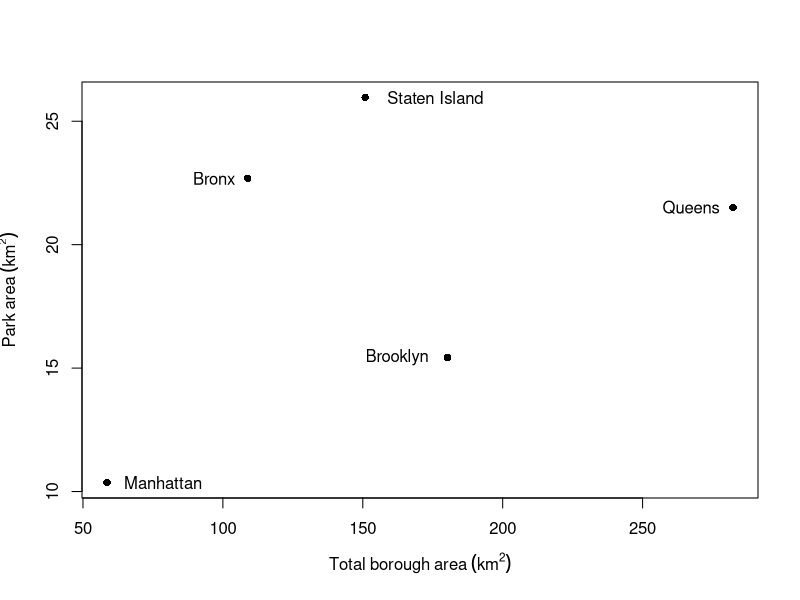
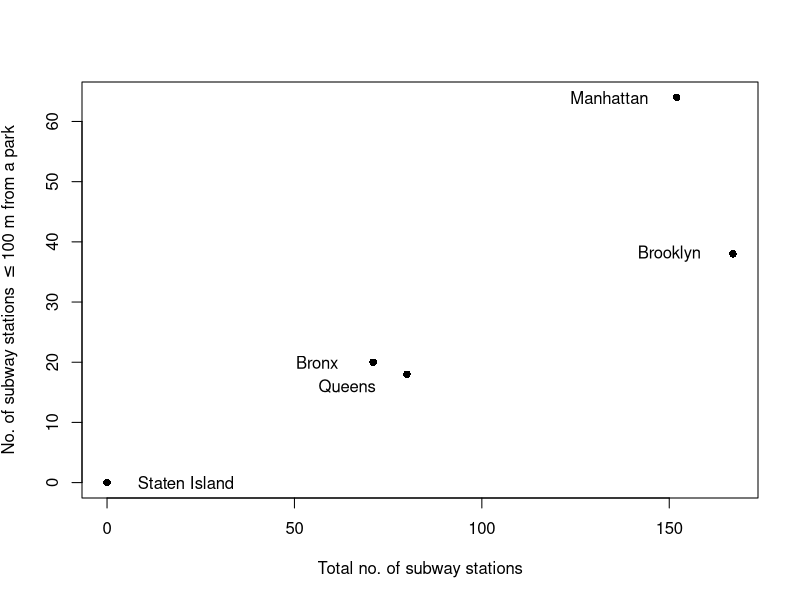
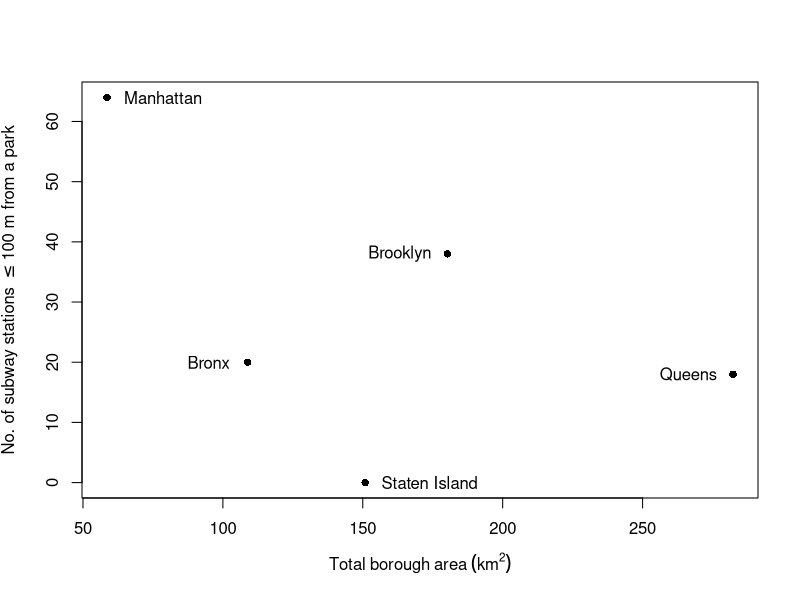
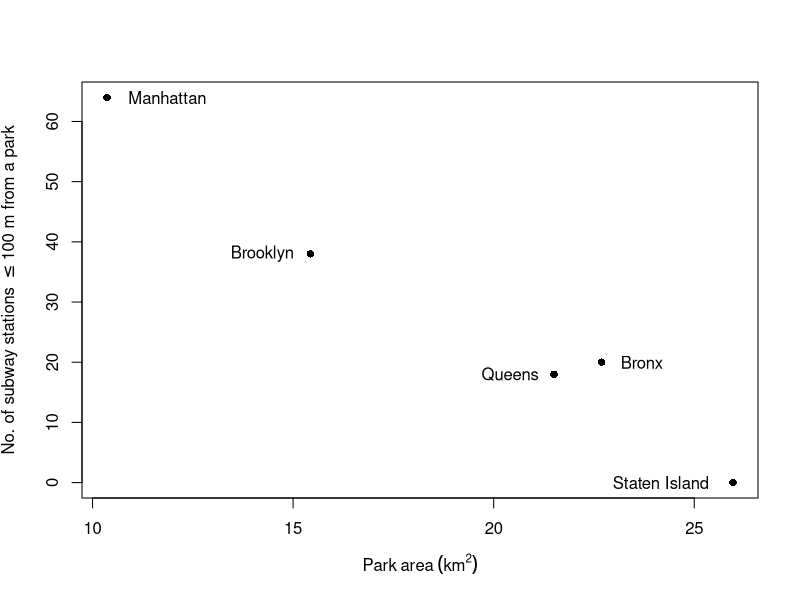

These charts were generated, in order, by the following R code:
## ---- chunk 1
data <- read.csv("subway_data.csv", header = TRUE, stringsAsFactors = TRUE)
## ---- chunk 2

y <- ((data$g.area) / 1000000)
x <- ((data$b.area) / 1000000)

model_area <- lm(y ~ x)
summary(model_area)

plot(x, y, ylab = expression(Park ~ area ~ (km^2), ylim = c(0, 25)),
     xlab = expression(Total ~ borough ~ area ~ (km^2)), pch = 16)
text(y = y[1], x = x[1] + 20, "Manhattan")
text(y = y[2], x = x[2] - 18, "Brooklyn")
text(y = y[3], x = x[3] - 15, "Queens")
text(y = y[4], x = x[4] - 12, "Bronx")
text(y = y[5], x = x[5] + 25, "Staten Island")
## ---- chunk 3

y <- data$g.stations
x <- data$stations

station_model <- glm(y ~ x, family = poisson)
summary(station_model)

plot(y ~ x, ylab = expression("No. of subway stations "<="100 m from a park"),
     xlab = "Total no. of subway stations", pch = 16)
text(y = y[1], x = x[1] - 18, "Manhattan")
text(y = y[2], x = x[2] - 17, "Brooklyn")
text(y = y[3]-2, x = x[3] - 16, "Queens")
text(y = y[4], x = x[4] - 15, "Bronx")
text(y = y[5], x = x[5] + 21, "Staten Island")

## ---- chunk 4
## Total Area

x <- data$b.area / 1000000
y <- data$g.stations

area_model <- glm(y ~ x, family = poisson)
summary(area_model)

plot(x, y, pch = 16, ylab = expression("No. of subway stations "<="100 m from a park"),
     xlab = expression(Total ~ borough ~ area ~ (km^2)))
text(y = y[1], x = x[1] + 20, "Manhattan")
text(y = y[2], x = x[2] - 17, "Brooklyn")
text(y = y[3], x = x[3] - 16, "Queens")
text(y = y[4], x = x[4] - 14, "Bronx")
text(y = y[5], x = x[5] + 23, "Staten Island")

## ---- chunk 5

x <- data$g.area / 1000000
y <- data$g.stations

green_model <- glm(y ~ x, family = poisson)
summary(green_model)

plot(x, y, pch = 16, ylab = expression("No. of subway stations "<="100 m from a park"),
     xlab = expression(Park ~ area ~ (km^2)))
text(y = y[1], x = x[1] + 1.5, "Manhattan")
text(y = y[2], x = x[2] - 1.2, "Brooklyn")
text(y = y[3], x = x[3] - 1.1, "Queens")
text(y = y[4], x = x[4] + 1, "Bronx")
text(y = y[5], x = x[5] - 1.8, "Staten Island")
